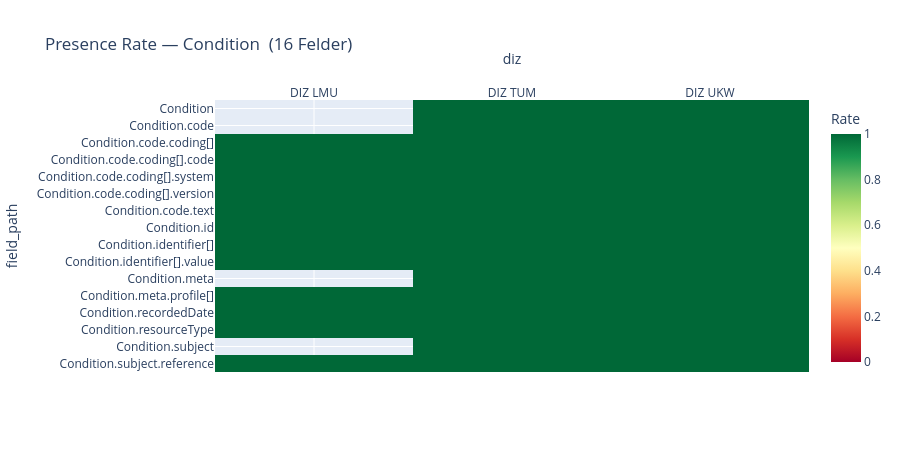
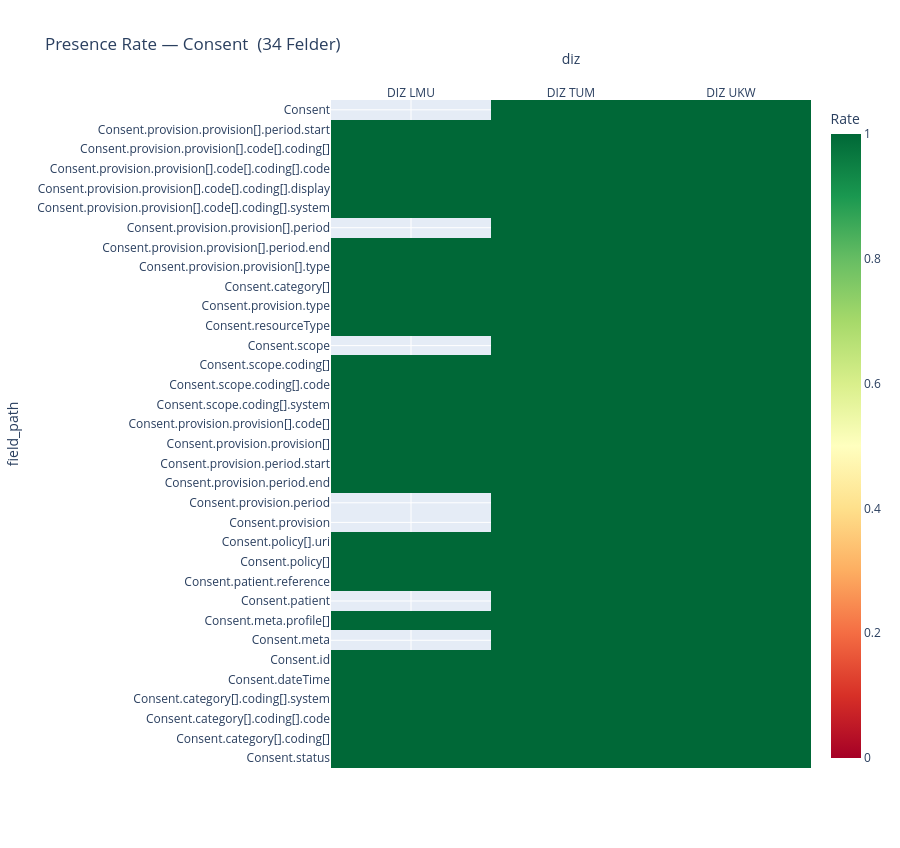
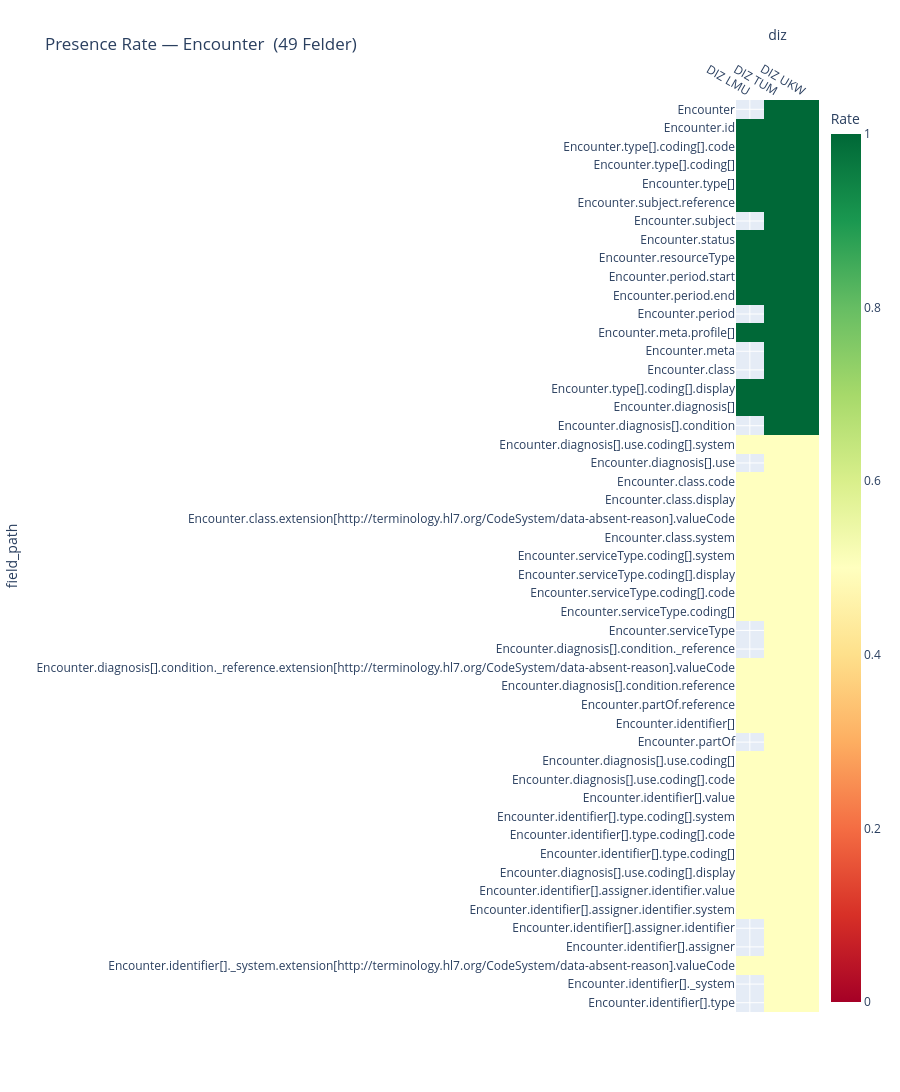
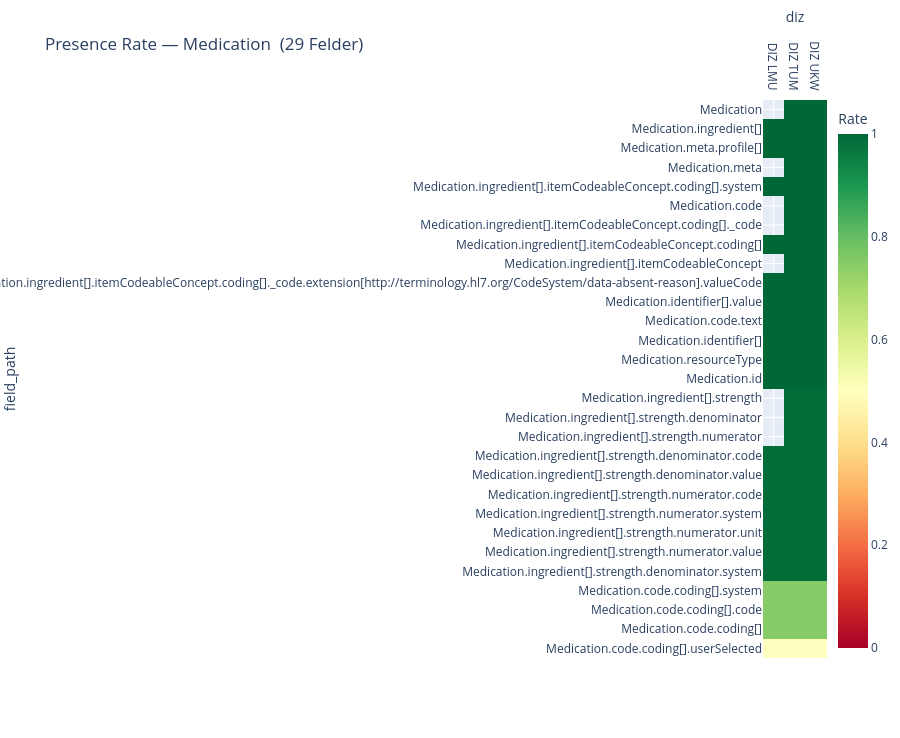

The notebook cell these images were saved under, in order:
### Markdown cell above
---
## 2. Vollständigkeitsanalyse (Presence Rates)

Heatmap: Zeilen = Felder, Spalten = DIZ, Farbe = `presence_rate` (0 = nie vorhanden, 1 = immer vorhanden).  
Nur skalare Felder werden angezeigt (keine reinen Objekt-/Array-Knoten).

### Code cell
def presence_heatmap(resource_type: str, min_presence_any_diz: float = 0.0):
    """
    Zeichnet eine Presence-Rate-Heatmap für einen Ressourcentyp.
    min_presence_any_diz: Felder werden nur angezeigt wenn mindestens ein DIZ
                           diesen Wert überschreitet (filtert reine Nullzeilen).
    """
    sub = df_fields[
        (df_fields["resource_type"] == resource_type) &
        # Nur skalare Felder: kein reines object/array ohne weiteren Typ
        (~df_fields["detected_python_types"].str.fullmatch(r"object|array", na=False))
    ].copy()

    if sub.empty:
        print(f"Keine skalaren Felder für {resource_type} gefunden.")
        return

    pivot = sub.pivot_table(
        index="field_path", columns="diz",
        values="presence_rate", aggfunc="first"
    ).reindex(columns=LOADED_DIZ)

    # Filter: nur Felder die in mindestens einem DIZ > min_presence_any_diz sind
    pivot = pivot[pivot.max(axis=1) > min_presence_any_diz]

    if pivot.empty:
        print(f"Keine Felder über Schwellwert {min_presence_any_diz} für {resource_type}.")
        return

    # Sortierung: nach mittlerer Presence Rate (absteigend)
    pivot = pivot.loc[pivot.mean(axis=1).sort_values(ascending=False).index]

    height = max(400, len(pivot) * 22 + 100)

    fig = px.imshow(
        pivot,
        color_continuous_scale="RdYlGn",
        zmin=0, zmax=1,
        aspect="auto",
        title=f"Presence Rate — {resource_type}  ({len(pivot)} Felder)",
        labels={"color": "Presence Rate"},
        height=height
    )
    fig.update_xaxes(side="top")
    fig.update_layout(coloraxis_colorbar_title="Rate")
    fig.show()


# ── Heatmap für alle Ressourcentypen ─────────────────────────────────────
for rt in ALL_RT:
    presence_heatmap(rt, min_presence_any_diz=0.01)

### Figure 1 — Plotly figure (JSON) as saved in the notebook; plotly's stock layout.template omitted (floating-point values rounded to 4 significant figures)
{"data": [{"coloraxis": "coloraxis", "name": "0", "x": ["DIZ LMU", "DIZ TUM", "DIZ UKW"], "y": ["Condition", "Condition.code", "Condition.code.coding[]", "Condition.code.coding[].code", "Condition.code.coding[].system", "Condition.code.coding[].version", "Condition.code.text", "Condition.id", "Condition.identifier[]", "Condition.identifier[].value", "Condition.meta", "Condition.meta.profile[]", "Condition.recordedDate", "Condition.resourceType", "Condition.subject", "Condition.subject.reference"], "z": [[NaN, 1.0, 1.0], [NaN, 1.0, 1.0], [1.0, 1.0, 1.0], [1.0, 1.0, 1.0], [1.0, 1.0, 1.0], [1.0, 1.0, 1.0], [1.0, 1.0, 1.0], [1.0, 1.0, 1.0], [1.0, 1.0, 1.0], [1.0, 1.0, 1.0], [NaN, 1.0, 1.0], [1.0, 1.0, 1.0], [1.0, 1.0, 1.0], [1.0, 1.0, 1.0], [NaN, 1.0, 1.0], [1.0, 1.0, 1.0]], "type": "heatmap", "xaxis": "x", "yaxis": "y", "hovertemplate": "diz: %{x}<br>field_path: %{y}<br>Presence Rate: %{z}<extra></extra>"}], "layout": {"xaxis": {"anchor": "y", "domain": [0.0, 1.0], "title": {"text": "diz"}, "side": "top"}, "yaxis": {"anchor": "x", "domain": [0.0, 1.0], "autorange": "reversed", "title": {"text": "field_path"}}, "coloraxis": {"colorbar": {"title": {"text": "Rate"}}, "colorscale": [[0.0, "rgb(165,0,38)"], [0.1, "rgb(215,48,39)"], [0.2, "rgb(244,109,67)"], [0.3, "rgb(253,174,97)"], [0.4, "rgb(254,224,139)"], [0.5, "rgb(255,255,191)"], [0.6, "rgb(217,239,139)"], [0.7, "rgb(166,217,106)"], [0.8, "rgb(102,189,99)"], [0.9, "rgb(26,152,80)"], [1.0, "rgb(0,104,55)"]], "cmin": 0, "cmax": 1}, "title": {"text": "Presence Rate — Condition  (16 Felder)"}, "height": 452}}

### Figure 2 — Plotly figure (JSON) as saved in the notebook; plotly's stock layout.template omitted (floating-point values rounded to 4 significant figures)
{"data": [{"coloraxis": "coloraxis", "name": "0", "x": ["DIZ LMU", "DIZ TUM", "DIZ UKW"], "y": ["Consent", "Consent.provision.provision[].period.start", "Consent.provision.provision[].code[].coding[]", "Consent.provision.provision[].code[].coding[].code", "Consent.provision.provision[].code[].coding[].display", "Consent.provision.provision[].code[].coding[].system", "Consent.provision.provision[].period", "Consent.provision.provision[].period.end", "Consent.provision.provision[].type", "Consent.category[]", "Consent.provision.type", "Consent.resourceType", "Consent.scope", "Consent.scope.coding[]", "Consent.scope.coding[].code", "Consent.scope.coding[].system", "Consent.provision.provision[].code[]", "Consent.provision.provision[]", "Consent.provision.period.start", "Consent.provision.period.end", "Consent.provision.period", "Consent.provision", "Consent.policy[].uri", "Consent.policy[]", "Consent.patient.reference", "Consent.patient", "Consent.meta.profile[]", "Consent.meta", "Consent.id", "Consent.dateTime", "Consent.category[].coding[].system", "Consent.category[].coding[].code", "Consent.category[].coding[]", "Consent.status"], "z": [[NaN, 1.0, 1.0], [1.0, 1.0, 1.0], [1.0, 1.0, 1.0], [1.0, 1.0, 1.0], [1.0, 1.0, 1.0], [1.0, 1.0, 1.0], [NaN, 1.0, 1.0], [1.0, 1.0, 1.0], [1.0, 1.0, 1.0], [1.0, 1.0, 1.0], [1.0, 1.0, 1.0], [1.0, 1.0, 1.0], [NaN, 1.0, 1.0], [1.0, 1.0, 1.0], [1.0, 1.0, 1.0], [1.0, 1.0, 1.0], [1.0, 1.0, 1.0], [1.0, 1.0, 1.0], [1.0, 1.0, 1.0], [1.0, 1.0, 1.0], [NaN, 1.0, 1.0], [NaN, 1.0, 1.0], [1.0, 1.0, 1.0], [1.0, 1.0, 1.0], [1.0, 1.0, 1.0], [NaN, 1.0, 1.0], [1.0, 1.0, 1.0], [NaN, 1.0, 1.0], [1.0, 1.0, 1.0], [1.0, 1.0, 1.0], [1.0, 1.0, 1.0], [1.0, 1.0, 1.0], [1.0, 1.0, 1.0], [1.0, 1.0, 1.0]], "type": "heatmap", "xaxis": "x", "yaxis": "y", "hovertemplate": "diz: %{x}<br>field_path: %{y}<br>Presence Rate: %{z}<extra></extra>"}], "layout": {"xaxis": {"anchor": "y", "domain": [0.0, 1.0], "title": {"text": "diz"}, "side": "top"}, "yaxis": {"anchor": "x", "domain": [0.0, 1.0], "autorange": "reversed", "title": {"text": "field_path"}}, "coloraxis": {"colorbar": {"title": {"text": "Rate"}}, "colorscale": [[0.0, "rgb(165,0,38)"], [0.1, "rgb(215,48,39)"], [0.2, "rgb(244,109,67)"], [0.3, "rgb(253,174,97)"], [0.4, "rgb(254,224,139)"], [0.5, "rgb(255,255,191)"], [0.6, "rgb(217,239,139)"], [0.7, "rgb(166,217,106)"], [0.8, "rgb(102,189,99)"], [0.9, "rgb(26,152,80)"], [1.0, "rgb(0,104,55)"]], "cmin": 0, "cmax": 1}, "title": {"text": "Presence Rate — Consent  (34 Felder)"}, "height": 848}}

### Figure 3 — Plotly figure (JSON) as saved in the notebook; plotly's stock layout.template omitted (floating-point values rounded to 4 significant figures; data arrays with more than 128 entries replaced by an {"elided": "..."} marker saying what was removed)
{"data": [{"coloraxis": "coloraxis", "name": "0", "x": ["DIZ LMU", "DIZ TUM", "DIZ UKW"], "y": ["Encounter", "Encounter.id", "Encounter.type[].coding[].code", "Encounter.type[].coding[]", "Encounter.type[]", "Encounter.subject.reference", "Encounter.subject", "Encounter.status", "Encounter.resourceType", "Encounter.period.start", "Encounter.period.end", "Encounter.period", "Encounter.meta.profile[]", "Encounter.meta", "Encounter.class", "Encounter.type[].coding[].display", "Encounter.diagnosis[]", "Encounter.diagnosis[].condition", "Encounter.diagnosis[].use.coding[].system", "Encounter.diagnosis[].use", "Encounter.class.code", "Encounter.class.display", "Encounter.class.extension[http://terminology.hl7.org/CodeSystem/data-absent-reason].valueCode", "Encounter.class.system", "Encounter.serviceType.coding[].system", "Encounter.serviceType.coding[].display", "Encounter.serviceType.coding[].code", "Encounter.serviceType.coding[]", "Encounter.serviceType", "Encounter.diagnosis[].condition._reference", "Encounter.diagnosis[].condition._reference.extension[http://terminology.hl7.org/CodeSystem/data-absent-reason].valueCode", "Encounter.diagnosis[].condition.reference", "Encounter.partOf.reference", "Encounter.identifier[]", "Encounter.partOf", "Encounter.diagnosis[].use.coding[]", "Encounter.diagnosis[].use.coding[].code", "Encounter.identifier[].value", "Encounter.identifier[].type.coding[].system", "Encounter.identifier[].type.coding[].code", "Encounter.identifier[].type.coding[]", "Encounter.diagnosis[].use.coding[].display", "Encounter.identifier[].assigner.identifier.value", "Encounter.identifier[].assigner.identifier.system", "Encounter.identifier[].assigner.identifier", "Encounter.identifier[].assigner", "Encounter.identifier[]._system.extension[http://terminology.hl7.org/CodeSystem/data-absent-reason].valueCode", "Encounter.identifier[]._system", "Encounter.identifier[].type"], "z": {"elided": "49x3 float values"}, "type": "heatmap", "xaxis": "x", "yaxis": "y", "hovertemplate": "diz: %{x}<br>field_path: %{y}<br>Presence Rate: %{z}<extra></extra>"}], "layout": {"xaxis": {"anchor": "y", "domain": [0.0, 1.0], "title": {"text": "diz"}, "side": "top"}, "yaxis": {"anchor": "x", "domain": [0.0, 1.0], "autorange": "reversed", "title": {"text": "field_path"}}, "coloraxis": {"colorbar": {"title": {"text": "Rate"}}, "colorscale": [[0.0, "rgb(165,0,38)"], [0.1, "rgb(215,48,39)"], [0.2, "rgb(244,109,67)"], [0.3, "rgb(253,174,97)"], [0.4, "rgb(254,224,139)"], [0.5, "rgb(255,255,191)"], [0.6, "rgb(217,239,139)"], [0.7, "rgb(166,217,106)"], [0.8, "rgb(102,189,99)"], [0.9, "rgb(26,152,80)"], [1.0, "rgb(0,104,55)"]], "cmin": 0, "cmax": 1}, "title": {"text": "Presence Rate — Encounter  (49 Felder)"}, "height": 1178}}

### Figure 4 — Plotly figure (JSON) as saved in the notebook; plotly's stock layout.template omitted (floating-point values rounded to 4 significant figures)
{"data": [{"coloraxis": "coloraxis", "name": "0", "x": ["DIZ LMU", "DIZ TUM", "DIZ UKW"], "y": ["Medication", "Medication.ingredient[]", "Medication.meta.profile[]", "Medication.meta", "Medication.ingredient[].itemCodeableConcept.coding[].system", "Medication.code", "Medication.ingredient[].itemCodeableConcept.coding[]._code", "Medication.ingredient[].itemCodeableConcept.coding[]", "Medication.ingredient[].itemCodeableConcept", "Medication.ingredient[].itemCodeableConcept.coding[]._code.extension[http://terminology.hl7.org/CodeSystem/data-absent-reason].valueCode", "Medication.identifier[].value", "Medication.code.text", "Medication.identifier[]", "Medication.resourceType", "Medication.id", "Medication.ingredient[].strength", "Medication.ingredient[].strength.denominator", "Medication.ingredient[].strength.numerator", "Medication.ingredient[].strength.denominator.code", "Medication.ingredient[].strength.denominator.value", "Medication.ingredient[].strength.numerator.code", "Medication.ingredient[].strength.numerator.system", "Medication.ingredient[].strength.numerator.unit", "Medication.ingredient[].strength.numerator.value", "Medication.ingredient[].strength.denominator.system", "Medication.code.coding[].system", "Medication.code.coding[].code", "Medication.code.coding[]", "Medication.code.coding[].userSelected"], "z": [[NaN, 1.0, 1.0], [1.0, 1.0, 1.0], [1.0, 1.0, 1.0], [NaN, 1.0, 1.0], [1.0, 1.0, 1.0], [NaN, 1.0, 1.0], [NaN, 1.0, 1.0], [1.0, 1.0, 1.0], [NaN, 1.0, 1.0], [1.0, 1.0, 1.0], [1.0, 1.0, 1.0], [1.0, 1.0, 1.0], [1.0, 1.0, 1.0], [1.0, 1.0, 1.0], [1.0, 1.0, 1.0], [NaN, 0.99, 0.99], [NaN, 0.99, 0.99], [NaN, 0.99, 0.99], [0.99, 0.99, 0.99], [0.99, 0.99, 0.99], [0.99, 0.99, 0.99], [0.99, 0.99, 0.99], [0.99, 0.99, 0.99], [0.99, 0.99, 0.99], [0.99, 0.99, 0.99], [0.75, 0.75, 0.75], [0.75, 0.75, 0.75], [0.75, 0.75, 0.75], [0.5, 0.5, 0.5]], "type": "heatmap", "xaxis": "x", "yaxis": "y", "hovertemplate": "diz: %{x}<br>field_path: %{y}<br>Presence Rate: %{z}<extra></extra>"}], "layout": {"xaxis": {"anchor": "y", "domain": [0.0, 1.0], "title": {"text": "diz"}, "side": "top"}, "yaxis": {"anchor": "x", "domain": [0.0, 1.0], "autorange": "reversed", "title": {"text": "field_path"}}, "coloraxis": {"colorbar": {"title": {"text": "Rate"}}, "colorscale": [[0.0, "rgb(165,0,38)"], [0.1, "rgb(215,48,39)"], [0.2, "rgb(244,109,67)"], [0.3, "rgb(253,174,97)"], [0.4, "rgb(254,224,139)"], [0.5, "rgb(255,255,191)"], [0.6, "rgb(217,239,139)"], [0.7, "rgb(166,217,106)"], [0.8, "rgb(102,189,99)"], [0.9, "rgb(26,152,80)"], [1.0, "rgb(0,104,55)"]], "cmin": 0, "cmax": 1}, "title": {"text": "Presence Rate — Medication  (29 Felder)"}, "height": 738}}
